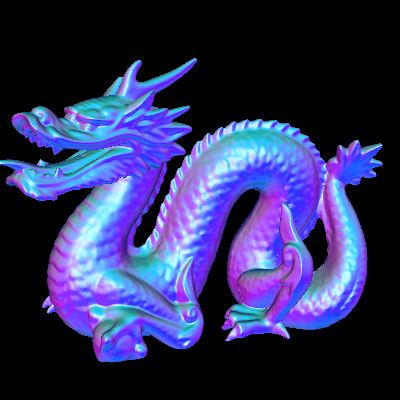

The script that drew this image:
#!/usr/bin/env python

# Demonstrate user shader replacements to color a dragon model by model-space normals.

import vtkmodules.vtkInteractionStyle  # noqa: F401
import vtkmodules.vtkRenderingOpenGL2  # noqa: F401

import os

from vtkmodules.vtkFiltersCore import vtkTriangleMeshPointNormals
from vtkmodules.vtkIOPLY import vtkPLYReader
from vtkmodules.vtkRenderingCore import (
    vtkActor,
    vtkPolyDataMapper,
    vtkRenderWindow,
    vtkRenderWindowInteractor,
    vtkRenderer,
)

data_dir = os.environ.get("VPE_DATA_DIR", os.path.dirname(os.path.abspath(__file__)))

# Dragon with triangle mesh normals
reader = vtkPLYReader()
reader.SetFileName(os.path.join(data_dir, "dragon.ply"))
reader.Update()

norms = vtkTriangleMeshPointNormals()
norms.SetInputConnection(reader.GetOutputPort())
norms.Update()

mapper = vtkPolyDataMapper()
mapper.SetInputConnection(norms.GetOutputPort())

actor = vtkActor()
actor.SetMapper(mapper)
actor.GetProperty().SetAmbientColor(0.2, 0.2, 1.0)
actor.GetProperty().SetDiffuseColor(1.0, 0.65, 0.7)
actor.GetProperty().SetSpecularColor(1.0, 1.0, 1.0)
actor.GetProperty().SetSpecular(0.5)
actor.GetProperty().SetDiffuse(0.7)
actor.GetProperty().SetAmbient(0.5)
actor.GetProperty().SetSpecularPower(20.0)
actor.GetProperty().SetOpacity(1.0)

# Shader replacements: pass model-space normal to fragment shader
# and use it to set diffuse color
sp = actor.GetShaderProperty()

# Vertex shader: declare and pass model-space normal
sp.AddVertexShaderReplacement(
    "//VTK::Normal::Dec", True,
    "//VTK::Normal::Dec\n"
    "  out vec3 myNormalMCVSOutput;\n",
    False,
)
sp.AddVertexShaderReplacement(
    "//VTK::Normal::Impl", True,
    "//VTK::Normal::Impl\n"
    "  myNormalMCVSOutput = normalMC;\n",
    False,
)

# Fragment shader: receive model-space normal and use as diffuse color
sp.AddFragmentShaderReplacement(
    "//VTK::Normal::Dec", True,
    "//VTK::Normal::Dec\n"
    "  in vec3 myNormalMCVSOutput;\n",
    False,
)
sp.AddFragmentShaderReplacement(
    "//VTK::Normal::Impl", True,
    "//VTK::Normal::Impl\n"
    "  diffuseColor = abs(myNormalMCVSOutput);\n",
    False,
)

renderer = vtkRenderer()
renderer.SetBackground(0.0, 0.0, 0.0)
renderer.AddActor(actor)

render_window = vtkRenderWindow()
render_window.SetSize(400, 400)
render_window.AddRenderer(renderer)
render_window.SetWindowName("user shader")

interactor = vtkRenderWindowInteractor()
interactor.SetRenderWindow(render_window)

# Scene
render_window.Render()
renderer.GetActiveCamera().SetPosition(-0.2, 0.4, 1)
renderer.GetActiveCamera().SetFocalPoint(0, 0, 0)
renderer.GetActiveCamera().SetViewUp(0, 1, 0)
renderer.ResetCamera()
renderer.GetActiveCamera().Zoom(1.3)

interactor.Initialize()
interactor.Start()
